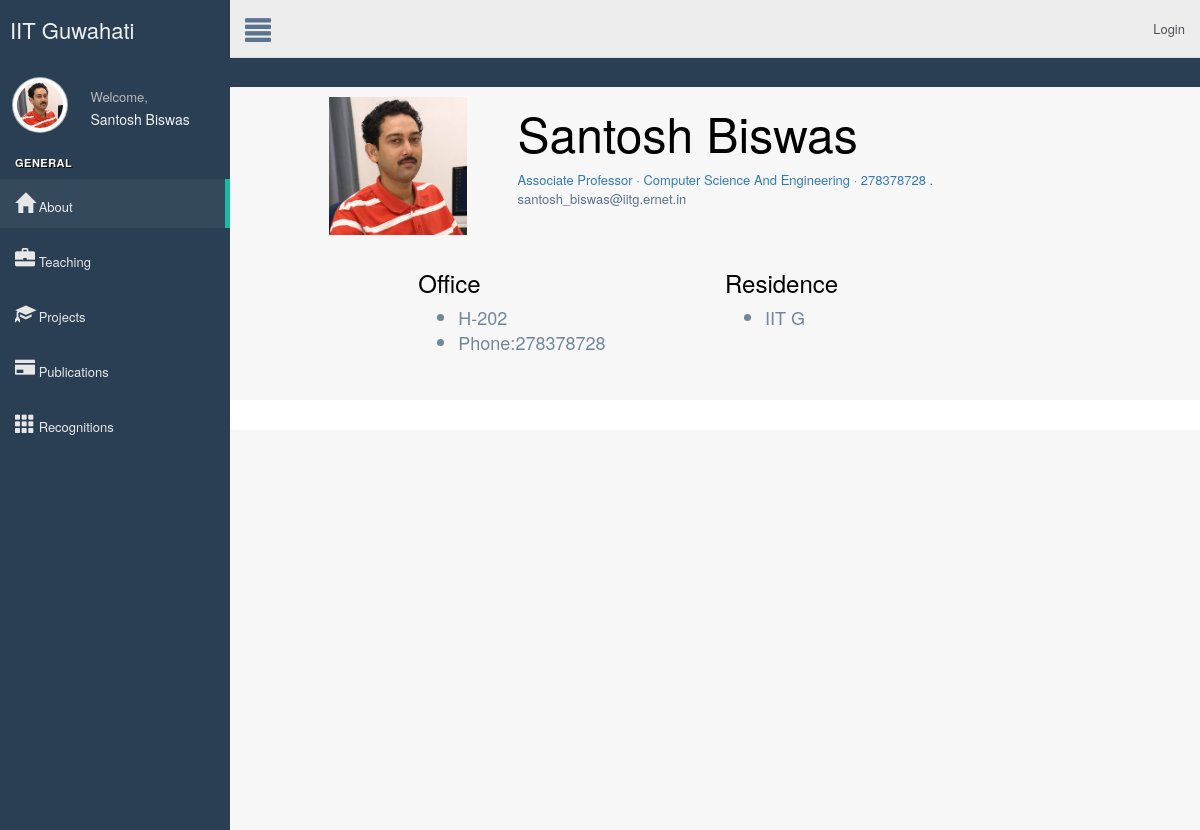
The page /webpage/3/32/about/ on the database its author committed.
### web/models.py (models this page shows, shortened)
class Info(models.Model):
    Name = models.CharField(max_length=250, help_text="Enter Name")
    Designation = models.CharField(max_length=300)
    Dept = models.ForeignKey(Department, on_delete=models.CASCADE,blank=True,null=True)
    Phone = models.CharField(max_length=20)
    webmail = models.EmailField(max_length=100,blank=True,null=True)
    room = models.CharField(max_length=100)
    residence = models.CharField(max_length=250)
    photo = models.FileField(blank=True, null=True)

class Department(models.Model):
    name = models.CharField(max_length=100)
    def __str__(self):
        return self.name

### web/views.py (the view)
# urls.py: url(r'^([0-9]+)/(?P<pk>[0-9]+)/about/$', views.aboutview.as_view(), name='aboutview'),
class aboutview(generic.DetailView):
    model = Info

### web/templates/web/info_detail.html (shortened to what this page needs)
{% extends 'web/base2.html' %}
{% block body %}
<div class="row">
    <div class="col-md-2 col-md-offset-1 ">
        <div class="my-auto">
            <img src="{{info.photo.url}}" class="img-responsive"  >
        </div>
        </div>
     <div class="col-md-8 " style="padding-left: 40px">
        <div class="my-auto">
          <h1 class="mb-0" > <font size="7" color="black"> {{info.Name }} </font>
          </h1>
                <span class="text-primary">
                <div class="subheading mb-5" style="padding-bottom: 40px ; size: 15px">{{info.Designation}} · {{info.Dept}} · {{info.Phone}} .
            <a href="mailto:name@email.com">{{info.webmail}}</a>
             </div>
                </span>
        </div>
     </div>
</div>
<div class="container-fluid ">
        <div class="row" >
            <div class="col-md-4 col-md-offset-2 ">
                    <h1 style="color:black">
                        <font size="5" aria-atomic="true">
                        Office
                        </font>
                    </h1>
                    <h2>
                        <ul>
                            <li style="padding-bottom: 5px">
                                {{ info.room }}
                            </li>
                            <li style="padding-bottom: 5px">
                                Phone:{{ info.Phone }}
                            </li>
                        </ul>
                    </h2>
                </div>
                <div class="col-md-4">
                    <h1 style="color:black">
                        <font size="5">
                        Residence
                        </font>
                    </h1>
                    <h2>
                        <ul id="info">
                            <li style="padding-bottom: 5px">
                                {{ info.residence }}
                            </li>
                        </ul>
                    </h2>
                </div>
        </div>
    </div>
{% endblock %}

### web/templates/web/base2.html (shortened to what this page needs)
<!DOCTYPE html>
<html lang="en">
  <head>
    {% load staticfiles %}
     <link rel="stylesheet" type="text/css" href="{% static 'web/style.css' %}"/>
    <link rel="stylesheet" href="https://maxcdn.bootstrapcdn.com/bootstrap/3.3.7/css/bootstrap.min.css"/>
    <link rel="stylesheet" href="css/bootstrap.css">
    <link href="{% static 'web/bootstrap1.min.css' %}" rel="stylesheet">
    <link href="{% static 'web/font-awesome.min.css' %}" rel="stylesheet">
    <link href="{% static 'web/custom.min.css' %}" rel="stylesheet">
  </head>
  <body class="nav-md">
    <div class="container body">
      <div class="main_container">
        <div class="col-md-3 left_col">
          <div class="left_col scroll-view">
            <div class="navbar nav_title" style="border: 0;text-decoration-color: red">
              <a href="{% url 'web:homeview' %}" class="site_title"></i> <span>IIT Guwahati</span></a>
            </div>
            <div class="profile clearfix">
              <div class="profile_pic">
                <img src="{{info.photo.url}}" alt="..." class="img-circle profile_img">
              </div>
              <div class="profile_info">
                <span>Welcome,</span>
                <h2>{{info.Name}}</h2>
              </div>
            </div>
            <br />
            <div id="sidebar-menu" class="main_menu_side hidden-print main_menu">
              <div class="menu_section">
                <h3>General</h3>
                <ul class="nav side-menu">
                  <li><a href="{% url 'web:aboutview' info.Dept.id info.id %}"><i class="glyphicon glyphicon-home" style="font-size:20px"></i>     About </span></a>
                  </li>
                  <li><a href="{% url 'web:teachingview' info.Dept.id info.id %}"><i class="glyphicon glyphicon-briefcase" style="font-size:20px"></i> Teaching </span></a>
                  </li>
                  <li><a href="{% url 'web:projectview' info.Dept.id info.id %}"><i class="glyphicon glyphicon-education" style="font-size:20px"></i> Projects </span></a>
                  </li>
                  <li><a href="{% url 'web:publicationview' info.Dept.id info.id %}"><i class="glyphicon glyphicon-credit-card" style="font-size:20px"></i> Publications </span></a>
                  </li>
                  <li><a href="{% url 'web:recognitionview' info.Dept.id info.id %}"><i class="glyphicon glyphicon-th" style="font-size:20px"></i> Recognitions </span></a>
                  </li>
                </ul>
              </div>
            </div>
          </div>
        </div>
        <div class="top_nav">
          <div class="nav_menu">
            <nav>
              <div class="nav toggle">
                <a id="menu_toggle"><i class="glyphicon glyphicon-align-justify"></i></a>
              </div>
              <ul class="nav navbar-nav navbar-right">
                {% if not user.is_authenticated %}
                <li ><a href="{% url 'login' %}" >Login</a></li>
                {% endif %}
              </ul>
            </nav>
          </div>
        </div>
        <div class="right_col" role="main">
        {% block body %}
  {% endblock %}
              </div>
            </div>
          </div>
        <footer>
        </footer>
  </body>
</html>

### web/static/web/style.css (style rules this page uses)
html { background-color: #5D92BA; font-family: "Tenor Sans", sans-serif; }
.container { width: 500px; height: 400px; margin: 0 auto; }

### rows shown on the page
Info: photo (picture), Name "Santosh Biswas", Designation "Associate Professor", Dept "Computer Science And Engineering", Phone "278378728", webmail "santosh_biswas@iitg.ernet.in", room "H-202", residence "IIT G"
